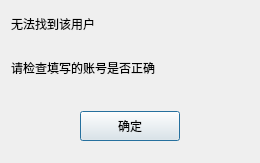
<?xml version="1.0" encoding="UTF-8"?>
<ui version="4.0">
 <class>FindFailDlg</class>
 <widget class="QDialog" name="FindFailDlg">
  <property name="geometry">
   <rect>
    <x>0</x>
    <y>0</y>
    <width>260</width>
    <height>163</height>
   </rect>
  </property>
  <property name="minimumSize">
   <size>
    <width>260</width>
    <height>163</height>
   </size>
  </property>
  <property name="maximumSize">
   <size>
    <width>260</width>
    <height>163</height>
   </size>
  </property>
  <property name="windowTitle">
   <string>Dialog</string>
  </property>
  <layout class="QVBoxLayout" name="verticalLayout">
   <item>
    <widget class="QLabel" name="fail_tip">
     <property name="minimumSize">
      <size>
       <width>0</width>
       <height>25</height>
      </size>
     </property>
     <property name="maximumSize">
      <size>
       <width>16777215</width>
       <height>25</height>
      </size>
     </property>
     <property name="text">
      <string>无法找到该用户</string>
     </property>
    </widget>
   </item>
   <item>
    <widget class="QLabel" name="fail_tip2">
     <property name="text">
      <string>请检查填写的账号是否正确</string>
     </property>
    </widget>
   </item>
   <item>
    <widget class="QWidget" name="widget" native="true">
     <layout class="QGridLayout" name="gridLayout">
      <item row="0" column="0">
       <widget class="ClickedBtn" name="fail_sure_btn">
        <property name="minimumSize">
         <size>
          <width>100</width>
          <height>30</height>
         </size>
        </property>
        <property name="maximumSize">
         <size>
          <width>100</width>
          <height>30</height>
         </size>
        </property>
        <property name="text">
         <string>确定</string>
        </property>
       </widget>
      </item>
     </layout>
    </widget>
   </item>
  </layout>
 </widget>
 <customwidgets>
  <customwidget>
   <class>ClickedBtn</class>
   <extends>QPushButton</extends>
   <header location="global">clickedbtn.h</header>
  </customwidget>
 </customwidgets>
 <resources/>
 <connections/>
</ui>
